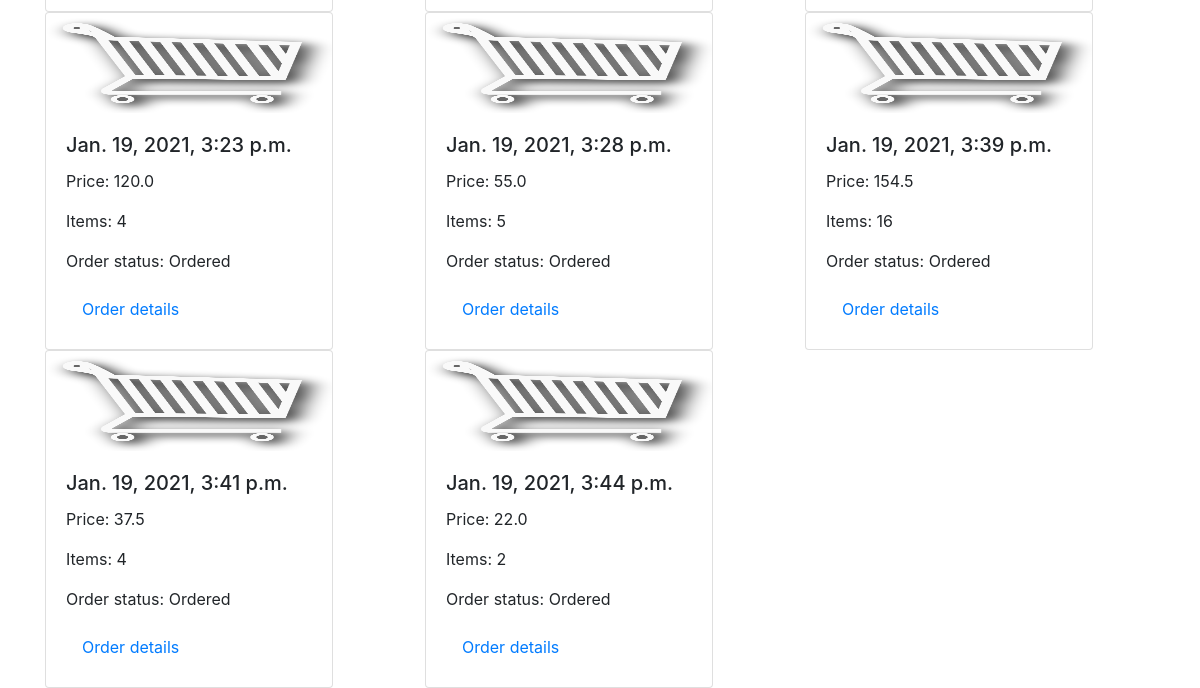
The page /history/ (signed in, lower part) on the database as committed earlier.
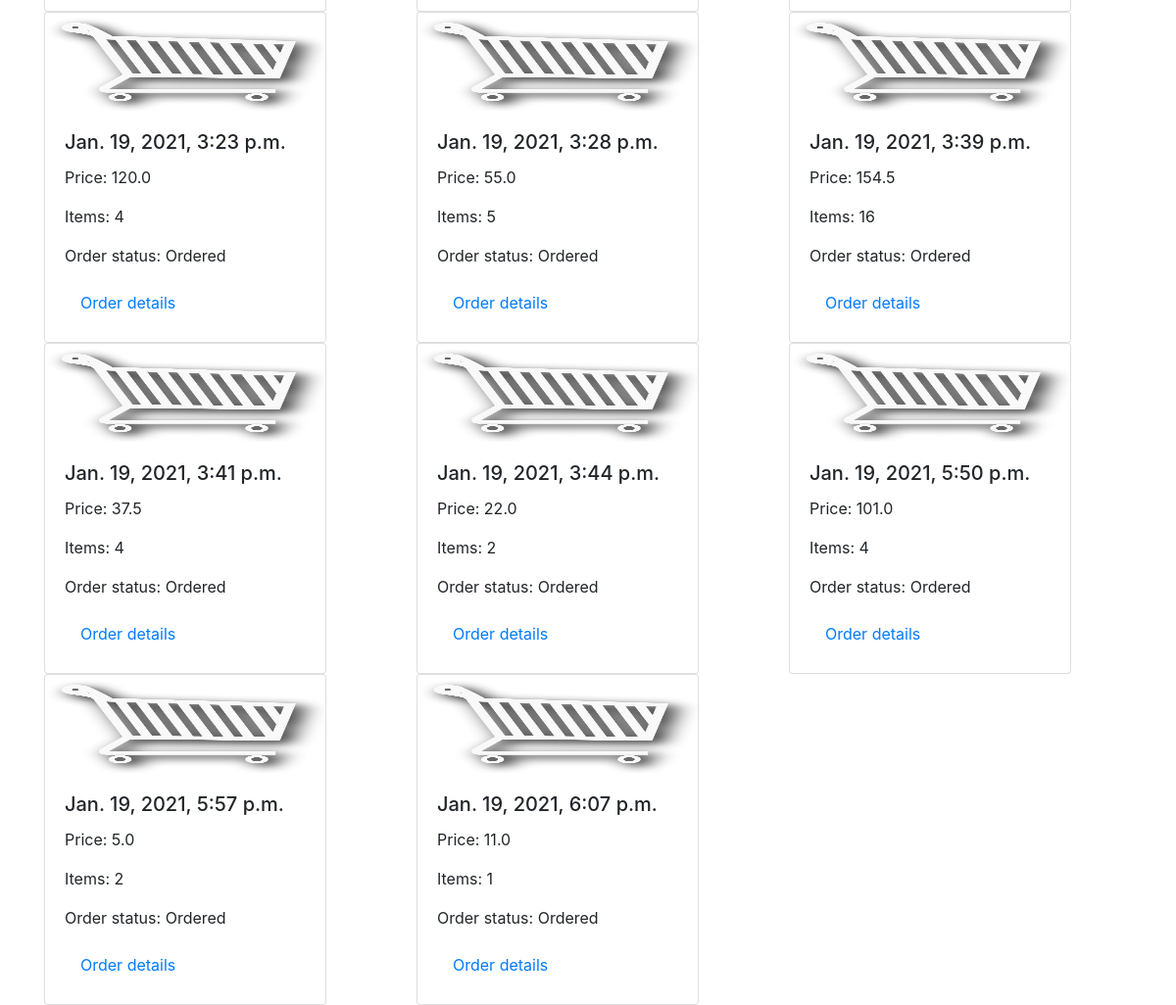
The same page on the database as committed later.
### store/models.py (models this page shows, shortened)
class Order(models.Model):
    customer = models.ForeignKey(Customer, on_delete=models.SET_NULL, null=True, blank=True)
    date_ordered = models.DateTimeField(auto_now_add=True)
    complete = models.BooleanField(default=False)
    status = models.CharField(max_length=200, default="")
    @property
    def get_cart_total(self):
        orderitems = self.orderitem_set.all()
        total = sum([item.get_total for item in orderitems])
        return total
    @property
    def get_cart_items(self):
        orderitems = self.orderitem_set.all()
        total = sum([item.quantity for item in orderitems])
        return total

class OrderItem(models.Model):
    product = models.ForeignKey(Product, on_delete=models.SET_NULL, null=True)
    order = models.ForeignKey(Order, on_delete=models.SET_NULL, null=True)
    quantity = models.IntegerField(default=0, null=True, blank=True)
    @property
    def get_total(self):
        total = self.product.price * self.quantity
        return total

class Product(models.Model):
    name = models.CharField(max_length=200)
    price = models.FloatField()
    image = models.ImageField(null=True, blank=True)
    instock = models.IntegerField(default=100)

### store/views.py (the view)
# urls.py: path('history/', views.history, name="history"),
def history(request):
    customer = request.user.customer
    orders = Order.objects.filter(customer = customer,complete = True)
    data = prepareCartData(request)
    cartItems = data['cartItems']
    return render(request, 'history.html', {"orders":orders,'cartItems': cartItems})

### store/data.py (called while the page is built)
def prepareCartData(request):
    customer=request.user.customer
    if Order.objects.filter(customer=customer, complete= False).exists():
        order = Order.objects.get(customer=customer, complete= False)
    else:
        order = Order.objects.create(customer= customer,complete= False)
    cartItems= order.get_cart_items
    items = order.orderitem_set.all()
    return {'cartItems': cartItems, 'order': order, 'items': items}

### templates/history.html
{% extends 'main.html' %}
{% load static %}
{% block content %}
	<div class="row">
		{% for order in orders %}
		    <div class="col-sm-4">
                <div class="card" style="width: 18rem;">
                <img class="card-img-top" src="{% static 'pictures/cart.png' %}" alt="Card image cap" width="100" height="100">
                    <div class="card-body">
                    <h5 class="card-title"> {{order.date_ordered}}</h5>
                    <p class="card-text">Price: {{order.get_cart_total}} </p>
                        <p class="card-text">Items: {{order.get_cart_items}} </p>
                        <p class="card-text">Order status: {{order.status}} </p>
                    <a class="nav-link" href="{% url 'detail' order_id=order.id %}">Order details </a>
                    </div>
                </div>
            </div>
		{% endfor %}
	</div>
{% endblock content %}

Rows that differ between the two databases and show on the page:
now on this page (row edited): Order: date_ordered "Jan. 19, 2021, 5:50 p.m.", get_cart_total "101.0", get_cart_items "4", status "Ordered"
added Order: date_ordered "Jan. 19, 2021, 5:57 p.m.", get_cart_total "5.0", get_cart_items "2", status "Ordered"
added Order: date_ordered "Jan. 19, 2021, 6:07 p.m.", get_cart_total "11.0", get_cart_items "1", status "Ordered"
